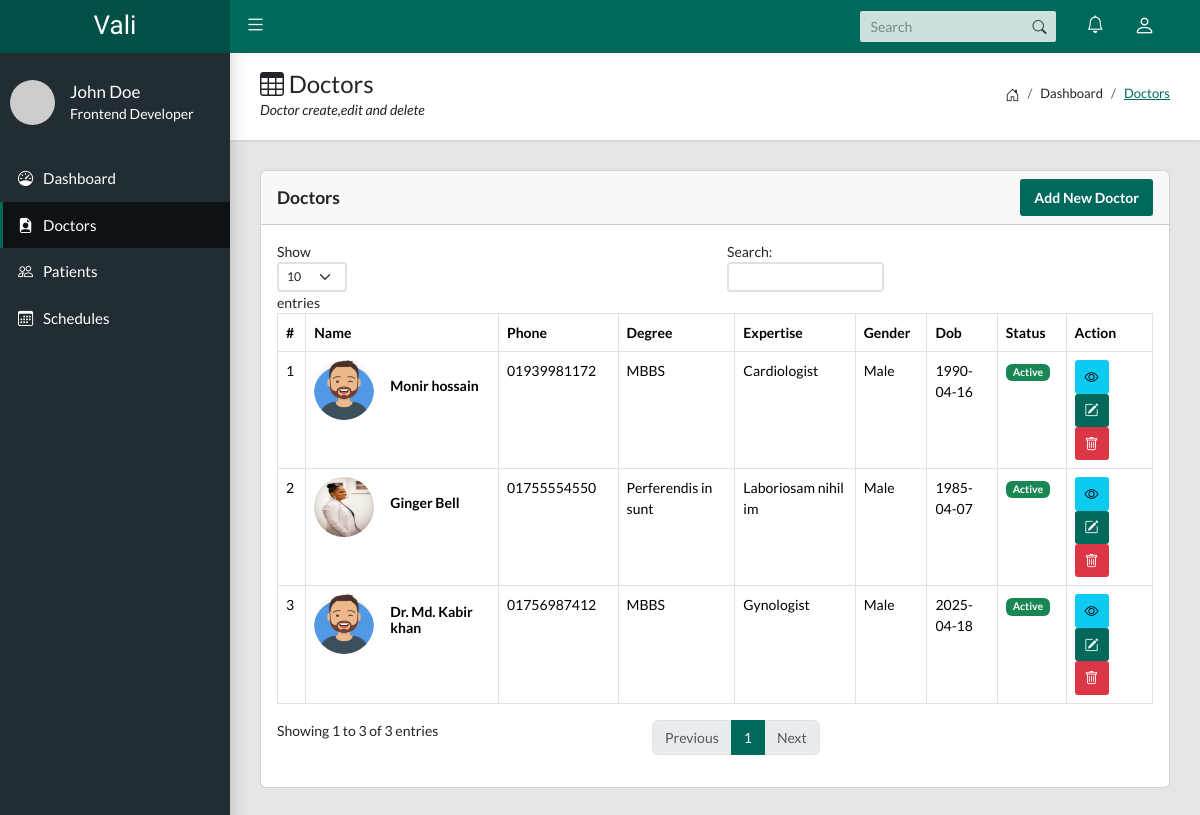
The page /admin/doctor.php on the database its author committed.
### tables this page shows
CREATE TABLE `doctors` (
  `id` int NOT NULL,
  `user_id` int NOT NULL,
  `name` varchar(255) NOT NULL,
  `phone` varchar(255) NOT NULL,
  `image` varchar(255) NOT NULL,
  `address` mediumtext,
  `dob` date NOT NULL,
  `expert_in` varchar(255) DEFAULT NULL,
  `degree` varchar(255) DEFAULT NULL,
  `gender` varchar(255) NOT NULL,
  `status` tinyint(1) NOT NULL DEFAULT '1',
  `created_at` timestamp NULL DEFAULT CURRENT_TIMESTAMP
);

CREATE TABLE `users` (
  `id` int NOT NULL,
  `name` varchar(255) NOT NULL,
  `email` varchar(255) NOT NULL,
  `password` varchar(255) NOT NULL,
  `status` enum('Active','Inacitve') NOT NULL DEFAULT 'Active',
  `type` enum('admin','doctor','patient') NOT NULL DEFAULT 'patient'
);

### admin/doctor.php (the view, shortened to what this page needs)
<?php
include_once('layout/head.php');
?>
<body class="app sidebar-mini">
    <?php
    include_once('layout/header.php');
    ?>
    <?php
    include_once('layout/sidebar.php');
    ?>
    <main class="app-content">
        <div class="app-title">
            <div>
                <h1><i class="bi bi-table"></i> Doctors</h1>
                <p>Doctor create,edit and delete</p>
            </div>
            <ul class="app-breadcrumb breadcrumb side">
                <li class="breadcrumb-item"><i class="bi bi-house-door fs-6"></i></li>
                <li class="breadcrumb-item">Dashboard</li>
                <li class="breadcrumb-item active"><a href="#">Doctors</a></li>
            </ul>
        </div>
        <div class="row">
            <div class="col-md-12">
                <div class="card">
                    <div class="card-header">
                        <div class="row align-items-center">
                            <div class="col-md-6">
                                <h5 class="tile-title mb-0">Doctors</h5>
                            </div>
                            <div class="col-md-6 text-end">
                                <a class="btn btn-primary" href="add_doctor.php">Add New Doctor</a>
                            </div>
                        </div>
                    </div>
                    <div class="card-body">
                        <div class="table-responsive">
                            <table class="table table-hover table-bordered" id="doctorTable">
                                <thead>
                                    <tr>
                                        <th>#</th>
                                        <th>Name</th>
                                        <th>Phone</th>
                                        <th>Degree</th>
                                        <th>Expertise</th>
                                        <th>Gender</th>
                                        <th>Dob</th>
                                        <th>Status</th>
                                        <th>Action</th>
                                    </tr>
                                </thead>
                                <tbody>
                                    <?php
                                    $sql = "SELECT doctors.*,users.name,users.email,users.status as userSatus FROM doctors INNER JOIN users ON doctors.user_id=users.id";
                                    $result = $conn->query($sql);
                                    if ($result->rowCount() > 0) {
                                        $rows = $result->fetchAll(PDO::FETCH_OBJ);
                                        foreach ($rows as $key => $row) { ?>
                                            <tr>
                                                <td><?php echo $key + 1 ?></td>
                                                <td>
                                                    <div class="d-flex align-items-center">
                                                        <div class="flex-shrink-0">
                                                            <img style="width: 60px;height: 60px;" class="rounded-circle" src="<?php echo $row->image ?>" alt="...">
                                                        </div>
                                                        <div class="flex-grow-1 ms-3">
                                                            <h6> <?php echo $row->name ?></h6>
                                                        </div>
                                                    </div>
                                                </td>
                                                <td><?php echo $row->phone ?></td>
                                                <td><?php echo $row->degree ?></td>
                                                <td><?php echo $row->expert_in ?></td>
                                                <td><?php echo $row->gender ?></td>
                                                <td><?php echo $row->dob ?></td>
                                                <td>
                                                    <?php
                                                    if ($row->status == true) {
                                                        echo '<span class="badge bg-success">Active</span>';
                                                    } else {
                                                        echo '<span class="badge bg-danger">Inactive</span>';
                                                    }
                                                    ?>
                                                </td>
                                                <td>
                                                    <a class="btn btn-info btn-sm"><i class="bi bi-eye"></i></a>
                                                    <a href="edit_doctor.php?id=<?php echo base64_encode($row->id) ?>" class="btn btn-primary btn-sm"><i class="bi bi-pencil-square"></i></a>
                                                    <a href="delete_doctor.php?id=<?php echo base64_encode($row->id) ?>" onclick="return confirm('Are you sure to delete?')" class="btn btn-danger btn-sm"><i class="bi bi-trash"></i></a>
                                                </td>
                                            </tr>
                                    <?php
                                        }
                                    }
                                    ?>
                                </tbody>
                            </table>
                        </div>
                    </div>
                </div>
            </div>
        </div>
    </main>
</body>
</html>

### admin/css/custom.css (style rules this page uses)
.bi { margin-right: 0 !important; }

### rows shown on the page
doctors: image (picture), user.name "Monir hossain", phone "01939981172", degree "MBBS", expert_in "Cardiologist", gender "Male", dob "1990-04-16", status "Active"
doctors: image (picture), user.name "Ginger Bell", phone "01755554550", degree "Perferendis in sunt", expert_in "Laboriosam nihil im", gender "Male", dob "1985-04-07", status "Active"
doctors: image (picture), user.name "Dr. Md. Kabir khan", phone "01756987412", degree "MBBS", expert_in "Gynologist", gender "Male", dob "2025-04-18", status "Active"
